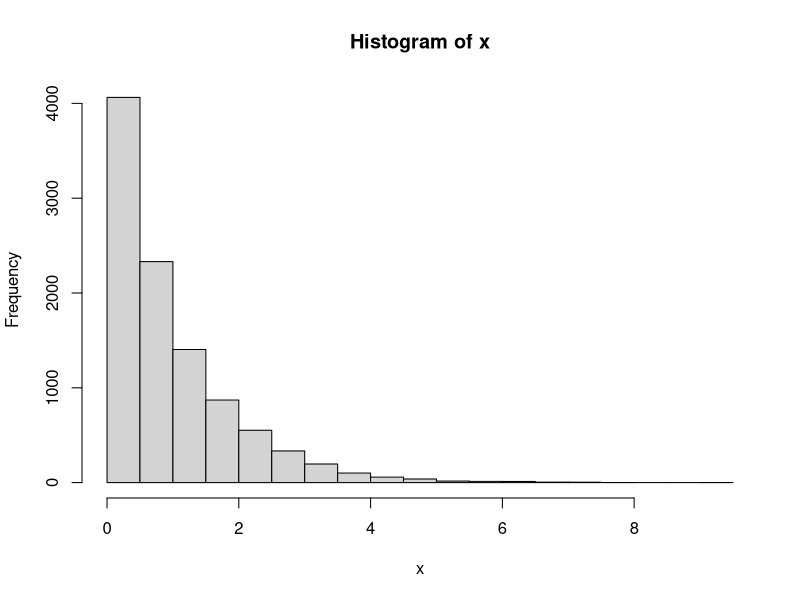
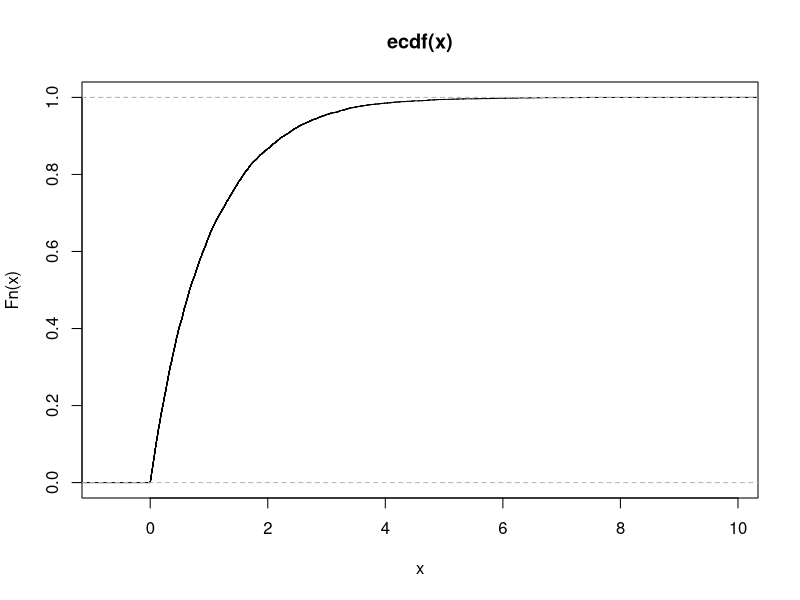
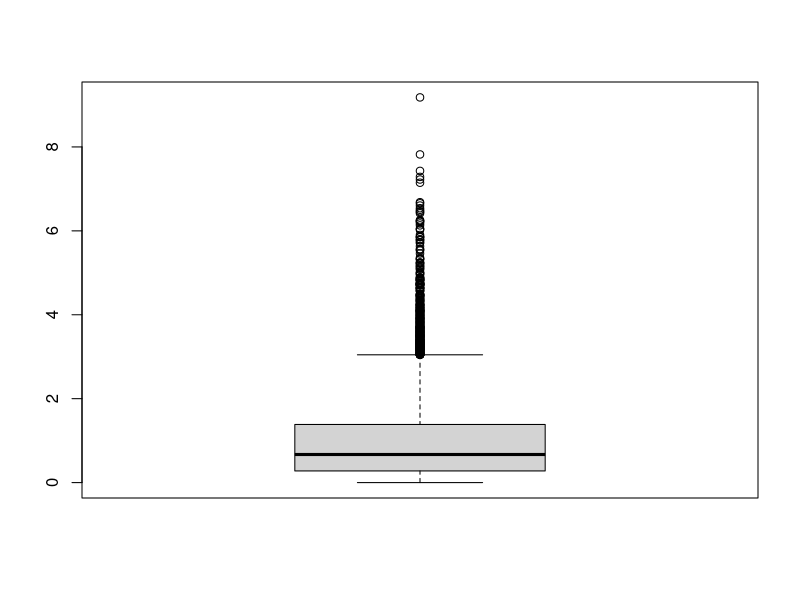

The R source for these figures, in order:
# 该程序每执行一次画出一种分布的三个图。
# 控制 图的显示的函数只在console里运行？
# 例如
# attach(mtcars)
# layout(matrix(c(1,2,3), 1, 3, byrow = TRUE))

# 绘图函数，直接画出三种图，直方图，经验分布图，箱线图
p <- function(x){
  hist(x)
  plot(ecdf(x))
  boxplot(x)
}

# 生成这4种分布的随机数各10000个
x1<-rbinom(10000,1,0.5)
x2<-rpois(10000,1)
x4<-rexp(10000,1)
x3<-rnorm(10000,0,1)

# 每一次执行其中一条
#p(x1)
#p(x2)
#p(x3)
p(x4)